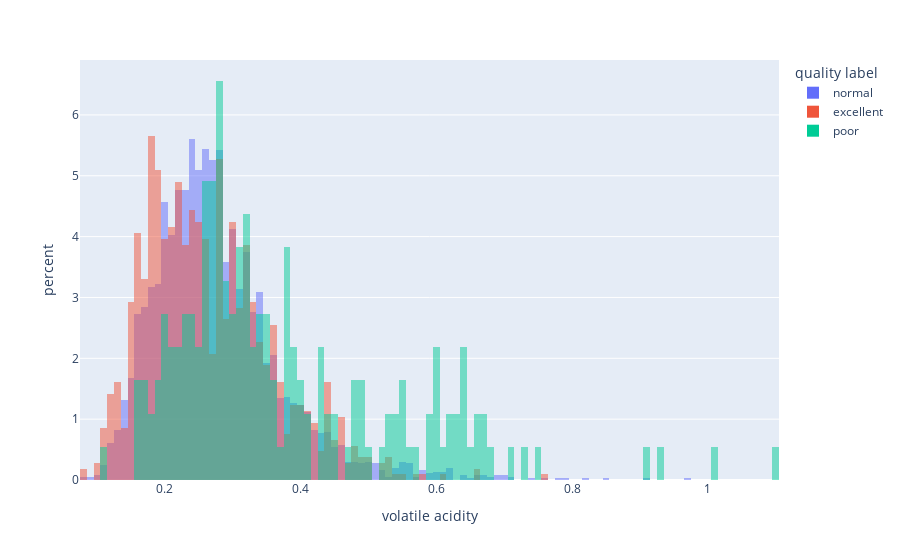

The notebook cell saved with this chart:
### Code cell
df.plot(kind='hist', x='volatile acidity', color='quality label', barmode='overlay', histnorm='percent')

### Figure 1 — Plotly figure (JSON) as saved in the notebook; plotly's stock layout.template omitted (floating-point values rounded to 4 significant figures; data arrays with more than 128 entries replaced by an {"elided": "..."} marker saying what was removed)
{"data": [{"bingroup": "x", "histnorm": "percent", "hovertemplate": "quality label=normal<br>volatile acidity=%{x}<br>percent=%{y}<extra></extra>", "legendgroup": "normal", "marker": {"color": "#636efa", "opacity": 0.5, "pattern": {"shape": ""}}, "name": "normal", "orientation": "v", "showlegend": true, "x": {"elided": "3655 float values"}, "xaxis": "x", "yaxis": "y", "type": "histogram"}, {"bingroup": "x", "histnorm": "percent", "hovertemplate": "quality label=excellent<br>volatile acidity=%{x}<br>percent=%{y}<extra></extra>", "legendgroup": "excellent", "marker": {"color": "#EF553B", "opacity": 0.5, "pattern": {"shape": ""}}, "name": "excellent", "orientation": "v", "showlegend": true, "x": {"elided": "1060 float values"}, "xaxis": "x", "yaxis": "y", "type": "histogram"}, {"bingroup": "x", "histnorm": "percent", "hovertemplate": "quality label=poor<br>volatile acidity=%{x}<br>percent=%{y}<extra></extra>", "legendgroup": "poor", "marker": {"color": "#00cc96", "opacity": 0.5, "pattern": {"shape": ""}}, "name": "poor", "orientation": "v", "showlegend": true, "x": {"elided": "183 float values"}, "xaxis": "x", "yaxis": "y", "type": "histogram"}], "layout": {"xaxis": {"anchor": "y", "domain": [0.0, 1.0], "title": {"text": "volatile acidity"}}, "yaxis": {"anchor": "x", "domain": [0.0, 1.0], "title": {"text": "percent"}}, "legend": {"title": {"text": "quality label"}, "tracegroupgap": 0}, "margin": {"t": 60}, "barmode": "overlay"}}
